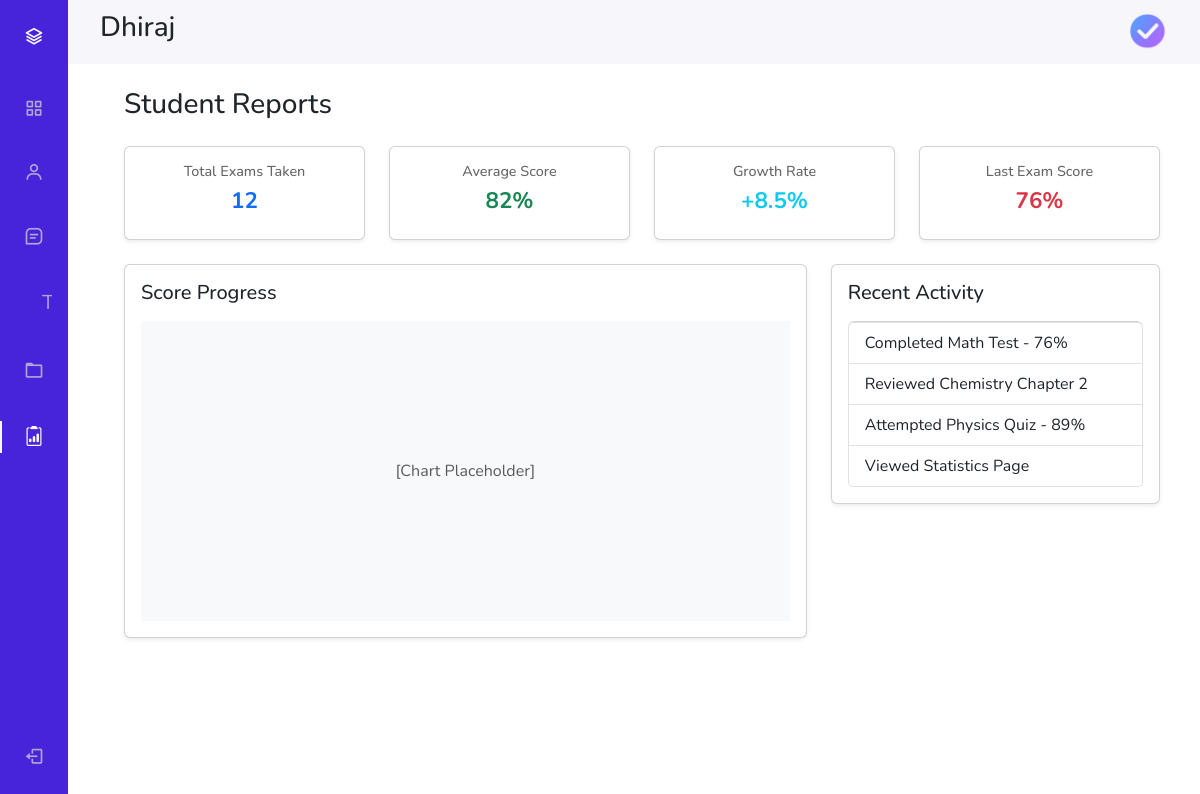
Page /stat/ (signed in) on the committed database.
### students/models.py (models this page shows, shortened)
class StudentProfile(models.Model):
    GENDER_CHOICES = [
        ('M', 'Male'),
        ('F', 'Female'),
    ]
    CLASS_CHOICES = [
        ('11', '11'),
        ('12', '12'),
    ]
    STREAM_CHOICES = [
        ('Science', 'Science'),
        ('Commerce', 'Commerce'),
        ('Arts', 'Arts'),
        ('All', 'All'),
    ]
    user = models.OneToOneField(User, on_delete=models.CASCADE)
    phone = models.CharField(max_length=15, blank=True)
    dob = models.DateField(null=True, blank=True)
    gender = models.CharField(max_length=1, choices=GENDER_CHOICES, blank=True)
    class_level = models.CharField(max_length=2, choices=CLASS_CHOICES, blank=True)
    stream = models.CharField(max_length=20, choices=STREAM_CHOICES, blank=True)
    address = models.TextField(blank=True)
    profile_picture = models.ImageField(upload_to='profile_pics/', null=True, blank=True)
    level = models.PositiveIntegerField(default=1)        # you can compute later
    enrolled_subjects = models.ManyToManyField(
        'subjects.Subject', related_name="enrolled_students", blank=True
    )
    onboarding_complete = models.BooleanField(default=False)
    created_at = models.DateTimeField(auto_now_add=True)
    updated_at = models.DateTimeField(auto_now=True)

### students/views.py (the view)
# urls.py: path('stat/', Reports, name='report'),
@login_required(login_url='/login/')
def Reports(req):
    return render(req, 'students/reports.html')

### core/context_processors.py (called while the page is built)
def profile_context(request):
    if request.user.is_authenticated:
        try:
            profile = StudentProfile.objects.get(user=request.user)
            return {"profile": profile}
        except StudentProfile.DoesNotExist:
            return {"profile": None}
    return {"profile": None}

### students/templates/students/reports.html (shortened to what this page needs)
{% extends "../core/base.html" %}
{% load static %}
{% block extra_css %}
<link href="{% static 'css/report.css' %}" rel="stylesheet" />
{% endblock extra_css %}
{% block content %}
<div class="container-fluid p-4">
  <h3 class="mb-4">Student Reports</h3>
  <div class="row g-4 mb-4">
    <div class="col-md-3">
      <div class="card shadow-sm text-center p-3">
        <h6>Total Exams Taken</h6>
        <h4 class="text-primary fw-bold">12</h4>
      </div>
    </div>
    <div class="col-md-3">
      <div class="card shadow-sm text-center p-3">
        <h6>Average Score</h6>
        <h4 class="text-success fw-bold">82%</h4>
      </div>
    </div>
    <div class="col-md-3">
      <div class="card shadow-sm text-center p-3">
        <h6>Growth Rate</h6>
        <h4 class="text-info fw-bold">+8.5%</h4>
      </div>
    </div>
    <div class="col-md-3">
      <div class="card shadow-sm text-center p-3">
        <h6>Last Exam Score</h6>
        <h4 class="text-danger fw-bold">76%</h4>
      </div>
    </div>
  </div>
  <div class="row">
    <div class="col-md-8 mb-4">
      <div class="card p-3 shadow-sm">
        <h5 class="mb-3">Score Progress</h5>
        <div style="height: 300px;" class="bg-light d-flex align-items-center justify-content-center text-muted">
          [Chart Placeholder]
        </div>
      </div>
    </div>
    <div class="col-md-4 mb-4">
      <div class="card p-3 shadow-sm">
        <h5 class="mb-3">Recent Activity</h5>
        <ul class="list-group">
          <li class="list-group-item">Completed Math Test - 76%</li>
          <li class="list-group-item">Reviewed Chemistry Chapter 2</li>
          <li class="list-group-item">Attempted Physics Quiz - 89%</li>
          <li class="list-group-item">Viewed Statistics Page</li>
        </ul>
      </div>
    </div>
  </div>
</div>
{% endblock content %}

### core/templates/core/components/Navbar.html (shortened to what this page needs)
{% load static %}
<body id="body-pd">
  <header class="header" id="header">
    <div>
      <h3>{{ profile.user.first_name }}</h3>
    </div>
    <div class="header_img">
      <img src="{{profile.profile_picture.url}}" alt="" />
    </div>
  </header>
  <div class="l-navbar" id="nav-bar">
    <nav class="nav">
      <div>
        <div class="nav_logo" id="nav-logo-toggle">
          <i class="bx bx-layer nav_logo-icon"></i>
        </div>
        <div class="nav_list">
          <a href="/" class="nav_link {% if request.path == '/' %}active{% endif %}">
            <i class="bx bx-grid-alt nav_icon"></i>
          </a>
          <a href="{% url "profile" %}" class="nav_link {% if '/prof/' in request.path %}active{% endif %}">
            <i class="bx bx-user nav_icon"></i>
          </a>
          <a href="{% url "subject_list" %}" class="nav_link {% if 'subjects' in request.path %}active{% endif %}">
            <i class="bx bx-message-square-detail nav_icon"></i>
          </a>
          <a href="{% url "take_exam" %}" class="nav_link {% if '/test/' in request.path %}active{% endif %}">
          <span class="nav_name">Take Exams</span>
          </a>
          <a href="{% url "material" %}" class="nav_link {% if '/materials/' in request.path %}active{% endif %}">
            <i class="bx bx-folder nav_icon"></i>
          </a>
          <a href="{% url "report" %}" class="nav_link {% if '/stat/' in request.path %}active{% endif %}">
            <i class="bi bi-clipboard2-data nav_icon"></i>
          </a>
        </div>
      </div>
      <a href="{% url 'logout' %}" class="nav_link">
        <i class="bx bx-log-out nav_icon"></i>
      </a>
    </nav>
  </div>
</body>

### core/static/css/styles.css (style rules this page uses)
:root { --header-height: 3rem; --nav-width: 68px; --first-color: #4723d9; --first-color-light: #afa5d9; --white-color: #f7f6fb; --body-font: "Nunito", sans-serif; --normal-font-size: 1rem; --z-fixed: 100; }
body { position: relative; margin: var(--header-height) 0 0 0; padding: 0 1rem; font-family: var(--body-font); font-size: var(--normal-font-size); transition: 0.5s; }
a { text-decoration: none; }
.header { width: 100%; height: var(--header-height); position: fixed; top: 0; left: 0; display: flex; align-items: center; justify-content: space-between; padding: 0 1rem; background-color: var(--white-color); z-index: var(--z-fixed); transition: 0.5s; }
.header_img { width: 35px; height: 35px; display: flex; justify-content: center; border-radius: 50%; overflow: hidden; }
.header_img img { width: 40px; }
.l-navbar { position: fixed; top: 0; left: -30%; width: var(--nav-width); height: 100vh; background-color: var(--first-color); padding: 0.5rem 1rem 0 0; transition: 0.5s; z-index: var(--z-fixed); }
.nav { height: 100%; display: flex; flex-direction: column; justify-content: space-between; overflow: hidden; }
.nav_logo, .nav_link { display: grid; grid-template-columns: max-content max-content; align-items: center; column-gap: 1rem; padding: 0.5rem 0 0.5rem 1.5rem; }
.nav_logo { margin-bottom: 2rem; }
.nav_logo-icon { font-size: 1.25rem; color: var(--white-color); }
.nav_link { position: relative; color: var(--first-color-light); margin-bottom: 1.5rem; transition: 0.3s; }
.nav_link:nth-child(4) { font-size: 1.25rem; margin-left: 2px; }
.nav_icon { font-size: 1.25rem; }
.active { color: var(--white-color); }
.active::before { content: ""; position: absolute; left: 0; width: 2px; height: 32px; background-color: var(--white-color); }
@media screen and (min-width: 768px) { body { margin: calc(var(--header-height) + 1rem) 0 0 0; padding-left: calc(var(--nav-width) + 2rem); } }
@media screen and (min-width: 768px) { .header { height: calc(var(--header-height) + 1rem); padding: 0 2rem 0 calc(var(--nav-width) + 2rem); } }
@media screen and (min-width: 768px) { .header_img { width: 40px; height: 40px; } }
@media screen and (min-width: 768px) { .header_img img { width: 45px; } }
@media screen and (min-width: 768px) { .l-navbar { left: 0; padding: 1rem 1rem 0 0; } }

### students/static/css/report.css (style rules this page uses)
.card h6 { font-size: 0.9rem; color: #666; }
.card h4 { font-size: 1.4rem; }

### rows in the picture
StudentProfile: user.first_name "Dhiraj", profile_picture (picture)
